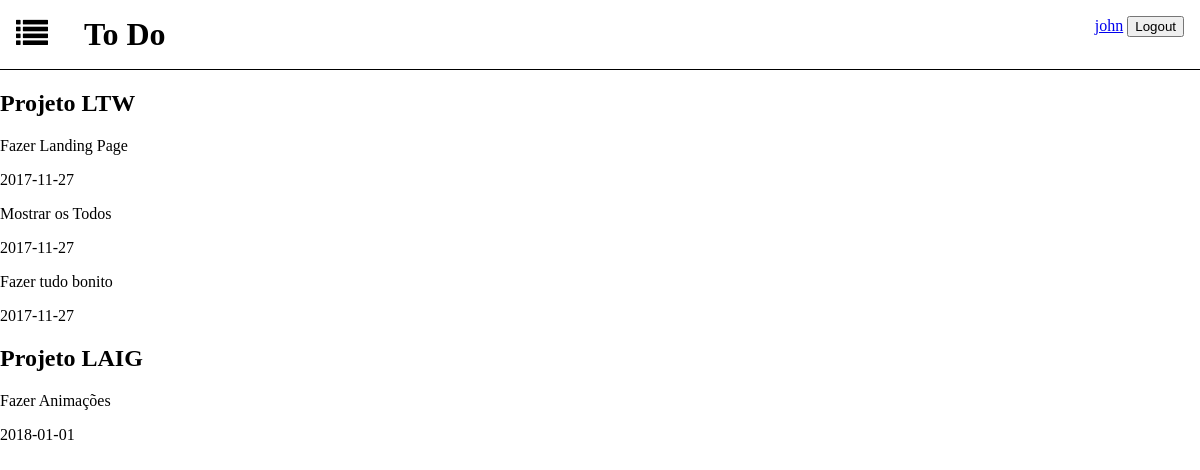
The page /home_page.php (signed in) on the database its author committed.
### tables this page shows
CREATE TABLE belongs (
	list_id INTEGER REFERENCES lists NOT NULL, 
	usr_id INTEGER REFERENCES users NOT NULL,
	PRIMARY KEY(list_id, usr_id)
);

CREATE TABLE lists (
	id INTEGER PRIMARY KEY AUTOINCREMENT,
	title VARCHAR NOT NULL,
	priority INTEGER DEFAULT(0)
);

CREATE TABLE hasItems(
	list_id INTEGER REFERENCES lists NOT NULL,
	todo_id INTEGER REFERENCES todos NOT NULL,
	PRIMARY KEY(list_id, todo_id)
);

CREATE TABLE todos (
	todo_id INTEGER PRIMARY KEY AUTOINCREMENT,
	name VARCHAR NOT NULL,
	limit_date DATE,
	list_id INTEGER REFERENCES lists NOT NULL
);

### home_page.php (called while the page is built)
<?php
	include_once('includes/init.php');
	include_once('database/list.php');
	$lists = getAllLists($_SESSION['username']);
	$todos = array();
	foreach ($lists as $list) {
		$todos[$list['id']] = getListTodos($list['id']);
	}
	include_once('templates/common/header_landing_page.php');
	include_once('templates/todos/show_lists.php');
	include_once('templates/common/footer.php');
?>

### database/list.php (called while the page is built)
<?php
	function getAllLists($username){
		global $dbh;
		$stmt = $dbh->prepare("SELECT * FROM lists, users, belongs
								WHERE lists.id = belongs.list_id AND belongs.usr_id = users.usr_id AND usr_username = ?");
		$stmt->execute(array($username));
		return $stmt->fetchAll();
	}
	function getListTodos($list_id){
		global $dbh;
		$stmt = $dbh->prepare("SELECT * FROM todos, hasItems, lists
								WHERE lists.id = hasItems.list_id AND hasItems.todo_id = todos.todo_id AND lists.id = ?");
		$stmt->execute(array($list_id));
		return $stmt->fetchAll();
	}
?>

### templates/todos/show_lists.php (the view)
<section id="todos">
	<?php foreach ($lists as $list) { ?>
		<div class="todo">
			<h2><?= $list['title']?></h2>
			<?php foreach ($todos[$list['id']] as $todo) { ?>
				<p><?= $todo['name']?></p>
				<p><?= $todo['limit_date']?></p>
			<?php } ?>
		</div>
	<?php } ?>
</section>

### templates/common/header_landing_page.php (shortened to what this page needs)
<!DOCTYPE html>
<html>
<head>
	<link rel="stylesheet" type="text/css" href="https://maxcdn.bootstrapcdn.com/font-awesome/4.7.0/css/font-awesome.min.css">
	<link rel="stylesheet" type="text/css" href="css/index.css">
</head>
<body>
	<header>
		<i class="fa fa-list fa-2x" aria-hidden="true"></i>
		<h1>To Do</h1>
		<?php include_once('templates/common/user.php'); ?>
	</header>

### templates/common/user.php (shortened to what this page needs)
<div id="user">
  <?php if (isset($_SESSION['username']) && $_SESSION['username'] != '') { ?>
    <form action="logout.php" method="post">
      <a href="#"><?=$_SESSION['username']?></a>
      <input type="submit" value="Logout">
    </form>
  <?php } ?>
</div>

### templates/common/footer.php
	</body>
</html>

### css/index.css (style rules this page uses)
body { margin: 0; }
header { border-bottom: 1px solid black; padding: 1em; }
h1 { display: inline; padding: 1em; }
#user { float: right; }

### rows shown on the page
belongs: list.title "Projeto LTW"
hasitems: todo.name "Fazer Landing Page", todo.limit_date "2017-11-27"
hasitems: todo.name "Mostrar os Todos", todo.limit_date "2017-11-27"
hasitems: todo.name "Fazer tudo bonito", todo.limit_date "2017-11-27"
belongs: list.title "Projeto LAIG"
hasitems: todo.name "Fazer Animações", todo.limit_date "2018-01-01"

### other values the page prints
$_SESSION['username'] "john"
